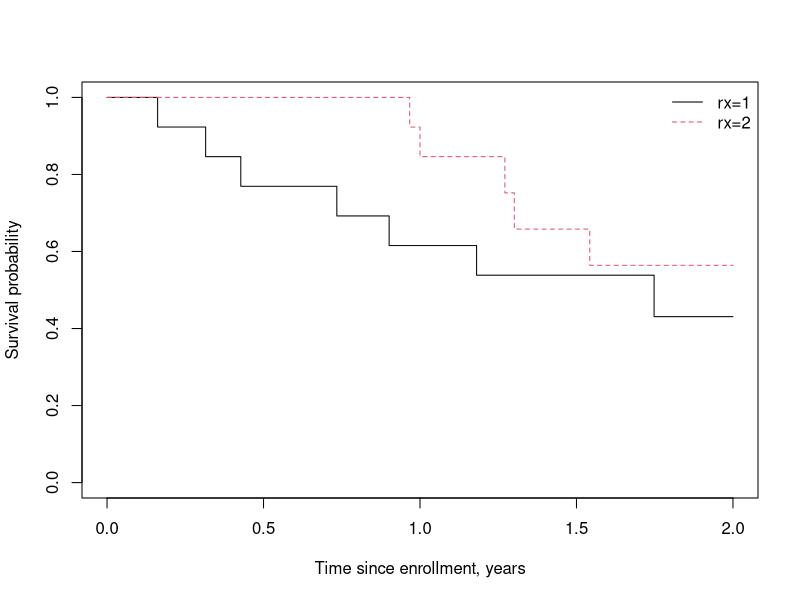
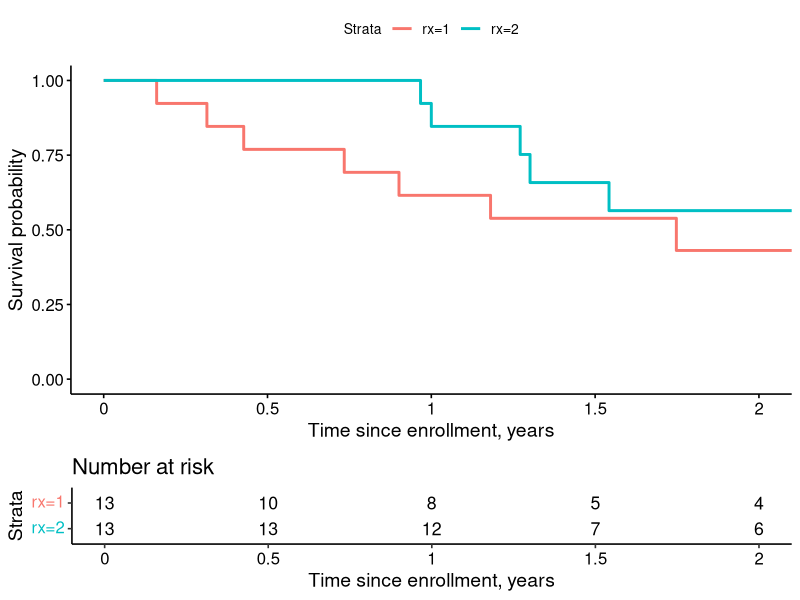
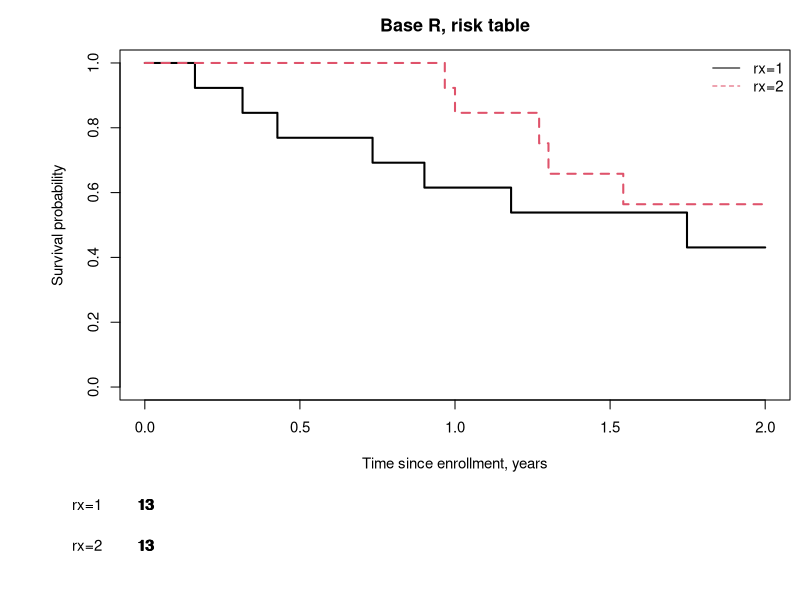

Reproduce these figures in R, in order. (Note: this script raises an error after producing the figures.)
## ---- chunk 1
## load libraries
library(survival)
library(survminer)
library(arsenal)
library(broom)
library(tidyverse)
library(knitr)

## set up options for markdown report
knitr::opts_chunk$set(echo=TRUE, message=FALSE, warning=FALSE, collapse=TRUE,
               prompt=TRUE, cache=FALSE, comment=NA, tidy=FALSE)

options(stringsAsFactors=F,
        contrasts=c("contr.treatment","contr.poly"),
        show.signif.stars = FALSE)
## ---- chunk 2
glimpse(ovarian)
## ---- chunk 3
fit <- survfit(Surv(futime, fustat) ~ rx, data=ovarian)
fit
## ---- chunk 4
quantile(fit, probs=.25)
## ---- chunk 5
plot(fit, xscale=365, xlim=c(0, 2*365), 
     col=1:2, lty=1:2, 
     xlab='Time since enrollment, years', 
     ylab='Survival probability')
legend('topright', legend=names(fit$strata), 
       col=1:2, lty=1:2, bty='n')
## ---- chunk 6
ggsurvplot(fit, xscale=365, xlim=c(0, 2*365), 
           censor=FALSE, break.x.by=365/2,
           risk.table=TRUE,
           xlab='Time since enrollment, years', 
           ylab='Survival probability')
## ---- chunk 7
# shrink default text size, margins
par(cex=.9, mai=c(.8,1.2,.5,.1))

# select top portion of the plotting window 
par(fig=c(x1=0,x2=1,y1=.2,y2=1))
plot(fit, xscale=365, xlim=c(0, 2*365), 
     col=1:2, lty=1:2, lwd=2,
     xlab='Time since enrollment, years', 
     ylab='Survival probability')
title('Base R, risk table')
legend('topright', legend=names(fit$strata), 
       col=1:2, lty=1:2, bty='n')

# select bottom portion of the plotting window
par(fig=c(0,1,0,.2), new=TRUE, mai=c(.1,1.2,0,.1))
tmp <- summary(fit, times=seq(0,2,.5), scale=365)
plot(c(0,2),c(0,2), axes=FALSE, pch='', xlab='', ylab='', xlim=c(0,2), ylim=c(0,2.5))
text(x=c(tmp$time), y=rep(2:1, each=5), labels=c(tmp$n.risk))
axis(2, at=2:1, c('rx=1','rx=2'), las=1, lty=0)

# set plotting parameters back to default
par(cex=1, mai=c(1.02,.82,.82,.42), fig=c(0,1,0,1)) 
## ---- chunk 8
summary(fit, time=seq(0,2,.5), scale=365)
## ---- chunk 9
tab <- tableby(rx ~ age + resid.ds + Surv(futime,fustat), data=ovarian)
summary(tab)
## ---- chunk 10
# standard summary from Cox model
cfit <- coxph(Surv(futime,fustat) ~ age + resid.ds + rx + ecog.ps, data=ovarian)
summary(cfit)

# Re-scale the hazard ratios
# Age per 10 year increase (vs default of per 1 year increase)
summary(cfit, scale=c(10,1,1,1))

# Save results in a dataframe using the tidy function in broom
# Exponentiate and rename the "estimate" to HR (hazard ratio)
tmp <- tidy(cfit, exponentiate=TRUE)
tmp <- tmp %>% rename(HR=estimate) %>%
   select(term, HR, conf.low, conf.high, p.value)

# Transform p-value so that it shows 3 digits or < 0.001
tmp$p.value <- format.pval(round(tmp$p.value, 3), digits=3, eps=.001)

# Pretty table
knitr::kable(tmp, digits=2)
